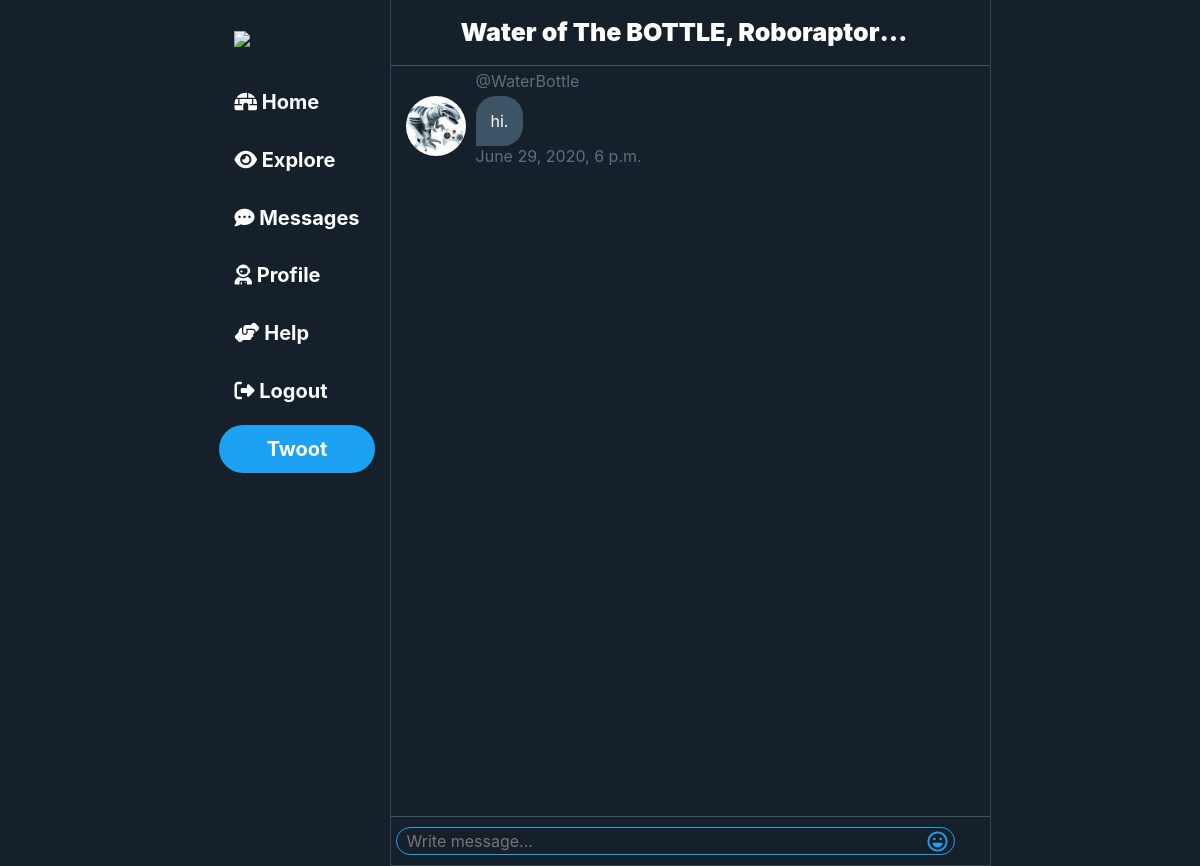
/message/1/ (signed in), run on the app's committed database.
### users/models.py (models this page shows, shortened)
class Profile(models.Model):
    user = models.OneToOneField(User, on_delete=models.CASCADE)
    display_name = models.CharField(max_length=500)
    display_blurb = models.CharField(max_length=10, blank=True, null=True)
    location = models.CharField(max_length=30, blank=True, null=True)
    birth_date = models.DateField(null=True, blank=True)
    date_joined = models.DateField(auto_now_add=True)
    picture = models.ImageField(upload_to="profile_pics", default="http://fancys3bucket.amazonaws.com/media/profile_pics/roboraptor.jpg")
    banner = models.ImageField(upload_to="banner_pics", default="http://fancys3bucket.amazonaws.com/media/banner_pics/facade.jpg")

### blog/models.py (models this page shows, shortened)
class Message(models.Model):
    sender = models.ForeignKey(User, default=1, on_delete=models.CASCADE, related_name="sent_messages")
    group = models.ForeignKey(Group, default=1, on_delete=models.CASCADE, related_name="my_messages")
    content = models.TextField()
    image_content = models.ImageField(upload_to="message_pics", blank=True, null=True)
    time = models.DateTimeField(auto_now_add=True)

### blog/views.py (the view, shortened to what this page needs)
# urls.py: path('message/<int:pk>/', MessageDetailView.as_view(), name="message_detail_view"),
class MessageDetailView(View):
    template_name = "blog/message.html"
    def get(self, request, pk, *args, **kwargs):
        context = {}
        group = Group.objects.get(pk=pk) #Gets the group
        messages = group.getMessages() #Gets all of the messages I should put a cap on this. With an option to access archived messages.
        context["group"] = group
        context["messages"] = messages
        return render(request, self.template_name, context)

### blog/models.py (called while the page is built)
    def getMessages(self):
        return self.my_messages.all()

    @property
    def getMyUsers(self):
        users = User.objects.filter(my_groups__group__pk=self.pk)
        return users

### blog/templates/blog/message.html (shortened to what this page needs)
{% extends "blog/base.html" %}
{% load static %}
{% block head %}
<link rel="stylesheet" href="{% static 'blog/css/messages.css' %}" type="text/css"/>
{% endblock %}
{% block content %}
<div class="message-back-button-div">
    <div class="header-back-button">
    </div>
    <div class="message-header-names">
        {% for user in group.getMyUsers %}
            {% if not forloop.last %}
            {{ user.profile.display_name }},
            {% else %}
            {{ user.profile.display_name }}
            {% endif %}
        {% endfor %}
    </div>
    <div style="font-size: 20px;" id="message-info-button-id" class="message-info-button">
    </div>
</div>
<div class="message-wrapper">
    <div  id="message-scroll" class="message-super-container-outer">
    {% for message in messages %}
        <div id="message-id" class="message-container-outer">
            {% if request.user == message.sender %}
            <div class="my-message-container-inner content">
                <div class="my-private-message">
                    <span class="content-white">{{ message.content }}</span>
                </div>
                <div class="content">{{ message.time }}</div>
            </div>
            {% else %}
            <div>
                <img class="message-icon" src="{{message.sender.profile.picture.url}}"/>
            </div>
            <div class="message-container-inner content">
                @{{ message.sender.username }}
                <div class="private-message">
                    <span class="content-white">{{ message.content }}</span>
                </div>
                <div class="content">{{ message.time }}</div>
            </div>
            {% endif %}
        </div>
    {% endfor %}
    </div>
    <div id="message-send-container-outer" class="message-container-outer">
        <div class="message-send-container-input">
            <input id="content-id" class="message-send" name="content" type="textarea" placeholder="Write message...">
            <label class="message-emoji-button" for="emoji-button"><i class="far fa-laugh"></i></label>
        </div>
    </div>
</div>
{% endblock %}

### static/blog/css/base.css (style rules this page uses)
:root { --main-background: #15202B; --header-border: #3D5466; --normal-border: #38444D; --twoot-hover: #192734; --content-text: #5F6E7C; --twooter-blue-dark: #1da1f2; --twooter-blue-light: #1A91DA; --search-background: #253341; }
* { margin: 0; padding: 0; border: 0; outline: 0; font-size: 100%; vertical-align: baseline; background: transparent; box-sizing: border-box; font-family: -apple-system, BlinkMacSystemFont, "Segoe UI", Roboto, Oxygen-Sans, Ubuntu, Cantarell, "Helvetica Neue", sans-serif; }
html, body { height: 100%; width: 100%; word-break: break-word; }

### static/blog/css/general.css (style rules this page uses)
:root { --main-background: #15202B; --header-border: #3D5466; --normal-border: #38444D; --twoot-hover: #192734; --content-text: #5F6E7C; --twooter-blue-dark: #1DA1F2; --twooter-blue-light: #1A91DA; --search-background: #253341; }
.content { line-height: 20px; color: var(--content-text); text-decoration: none; }
.content-white { color: white; }

### static/blog/css/formsbuttons.css (style rules this page uses)
:root { --main-background: #15202B; --header-border: #3D5466; --normal-border: #38444D; --twoot-hover: #192734; --content-text: #5F6E7C; --twooter-blue-dark: #1DA1F2; --twooter-blue-light: #1A91DA; --search-background: #253341; }
.paginaton li a, span { text-decoration: none; }
.header-back-button { flex: 0 0 45px; display: flex; align-items: center; justify-content: center; border-radius: 50%; width: 45px; height: 45px; text-decoration: none; font-weight: bold; transition: .25s; }

### static/blog/css/messages.css (style rules this page uses)
:root { --main-background: #15202B; --header-border: #3D5466; --normal-border: #38444D; --twoot-hover: #192734; --content-text: #5F6E7C; --twooter-blue-dark: #1DA1F2; --twooter-blue-light: #1A91DA; --search-background: #253341; }
.private-message { background: var(--header-border); border-radius: 20px 20px 20px 0; padding: 15px; margin: 5px 10px 0 0; word-break: break-word; }
.message-back-button-div { display: flex; flex-wrap: nowrap; align-items: center; justify-content: space-between; width: 100%; padding: 10px; border-bottom: 1px solid var(--header-border); color: white; background: var(--main-background); position: sticky; top: 0; z-index: 900; }
.message-header-names { padding: 0 15px; font-size: 25px; font-weight: 900; overflow: hidden; white-space: nowrap; text-overflow: ellipsis; }
.message-info-button { flex: 0 0 45px; display: flex; align-items: center; justify-content: center; border-radius: 50%; width: 45px; height: 45px; text-decoration: none; font-weight: bold; transition: .25s; }
.message-wrapper { display: flex; flex-direction: column; width: 100%; }
.message-super-container-outer { display: flex; flex-direction: column; height: calc(100vh - 50px); overflow-x: hidden; overflow-y: scroll; scrollbar-width: none; -ms-overflow-style: none; }
.message-container-outer { display: flex; align-items: flex-end; padding: 5px; }
.message-container-inner { display:flex; flex-direction: column; align-items: flex-start; width: 100%; }
.message-icon { flex: 1 0 auto; max-width: 60px; max-height: 60px; border-radius: 50%; margin: 10px; }
#message-send-container-outer { height: 50px; position: sticky; bottom: 0; display: flex; flex-wrap: nowrap; align-items: center; background: var(--main-background); border-bottom: 1px solid var(--normal-border); border-top: 1px solid var(--header-border); }
.message-send-container-input { flex: 1; position: relative; }
.message-send { color: white; border: 1px solid var(--twooter-blue-dark); border-radius: 25px; width: 100%; height: 100%; padding: 3px 10px; }
.message-emoji-button { position: absolute; right: 7px; top: 0; color: var(--twooter-blue-dark); font-size: 20px; }

### data on the page
Message: sender.profile.picture (picture), sender.username "WaterBottle", content "hi.", time "June 29, 2020, 6 p.m."

### other printed values
{{ user.profile.display_name }} "Water of The BOTTLE"
{{ user.profile.display_name }} "Roboraptor…"
